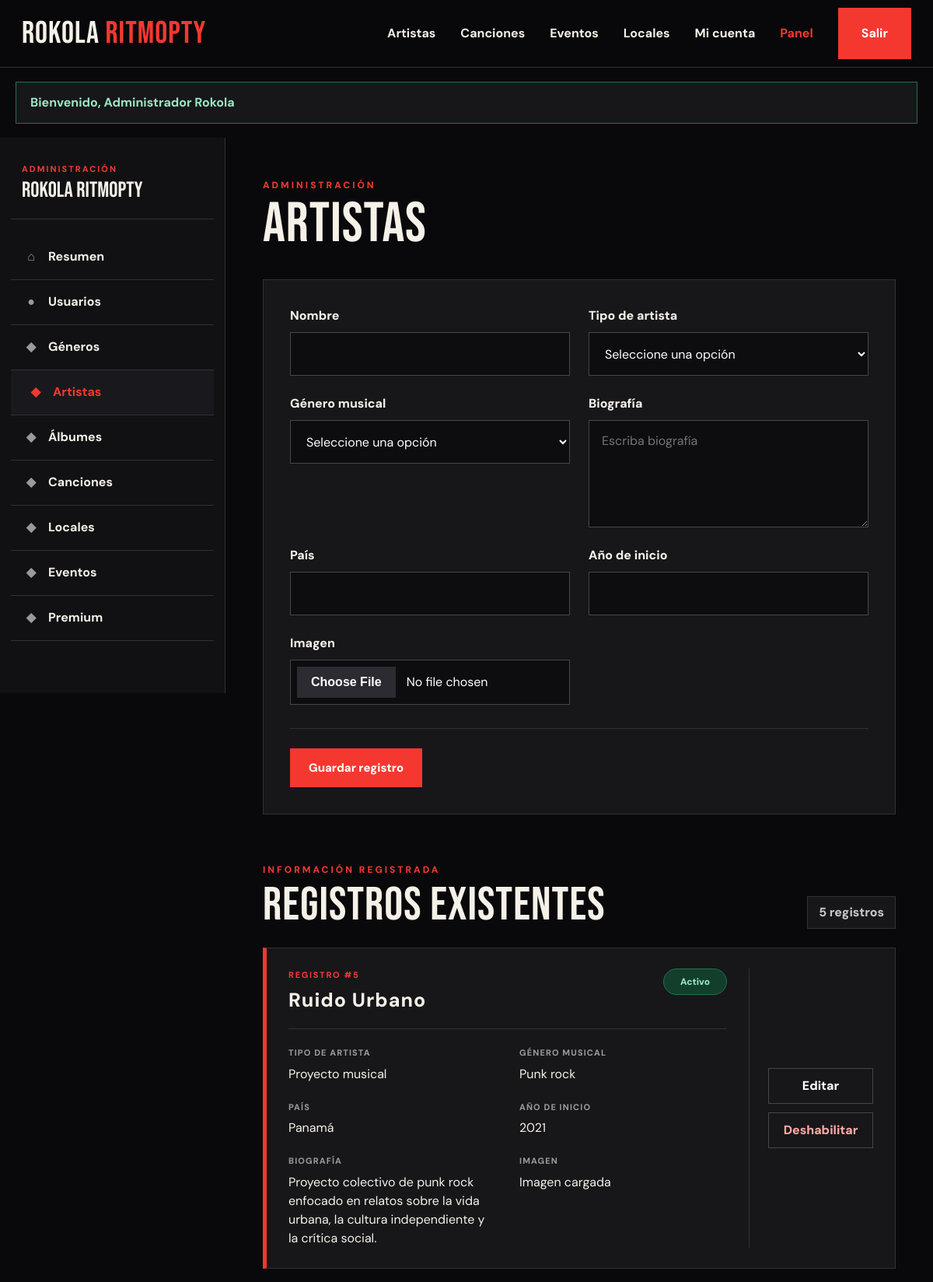
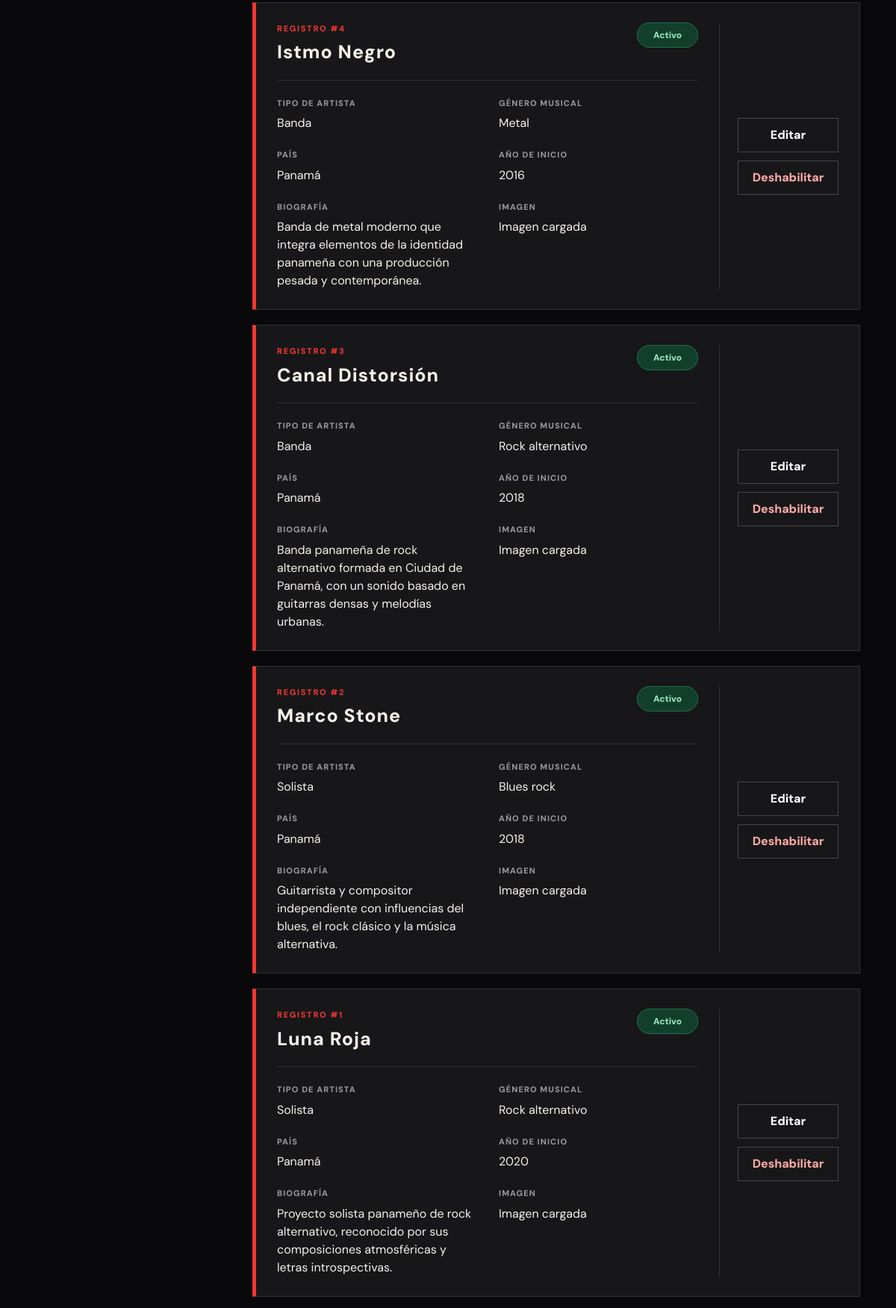
The page /RokolaRitmoPTY/public/admin/artistas (signed in, upper part) on the database its author committed (2 pictures, top to bottom).
### tables this page shows
CREATE TABLE artistas (
    id INT UNSIGNED AUTO_INCREMENT PRIMARY KEY,
    genero_id INT UNSIGNED NULL,
    nombre VARCHAR(150) NOT NULL,

    tipo ENUM(
        'Solista',
        'Banda',
        'Proyecto musical'
    ) NOT NULL DEFAULT 'Solista',

    biografia TEXT NULL,
    pais VARCHAR(100) NULL DEFAULT 'Panamá',
    anio_inicio SMALLINT UNSIGNED NULL,
    imagen_url VARCHAR(500) NULL,
    estado TINYINT(1) NOT NULL DEFAULT 1,
    creado_en TIMESTAMP NOT NULL DEFAULT CURRENT_TIMESTAMP,
    actualizado_en TIMESTAMP NOT NULL
        DEFAULT CURRENT_TIMESTAMP
        ON UPDATE CURRENT_TIMESTAMP,

    CONSTRAINT fk_artistas_genero
        FOREIGN KEY (genero_id)
        REFERENCES generos(id)
        ON UPDATE CASCADE
        ON DELETE SET NULL,

    INDEX idx_artistas_genero (genero_id),
    INDEX idx_artistas_tipo (tipo),
    INDEX idx_artistas_estado (estado),
    INDEX idx_artistas_nombre (nombre)
);

CREATE TABLE generos (
    id INT UNSIGNED AUTO_INCREMENT PRIMARY KEY,
    nombre VARCHAR(100) NOT NULL UNIQUE,
    descripcion TEXT NULL,
    estado TINYINT(1) NOT NULL DEFAULT 1,
    creado_en TIMESTAMP NOT NULL DEFAULT CURRENT_TIMESTAMP,
    actualizado_en TIMESTAMP NOT NULL
        DEFAULT CURRENT_TIMESTAMP
        ON UPDATE CURRENT_TIMESTAMP,

    INDEX idx_generos_estado (estado)
);

### app/Views/admin/module.php (the view, shortened to what the rows shown need)
<?php
$rows = $rows ?? [];
$options = $options ?? [];
$module = $module ?? '';
$definition = $definition ?? [
    'title' => 'Módulo',
    'fields' => [],
];
$escape = static function (mixed $value): string {
    return htmlspecialchars(
        (string)$value,
        ENT_QUOTES,
        'UTF-8'
    );
};
$labels = [
    'id' => 'ID',
    'nombre' => 'Nombre',
    'titulo' => 'Título',
    'tipo' => 'Tipo de artista',
    'genero_id' => 'Género musical',
    'biografia' => 'Biografía',
    'descripcion' => 'Descripción',
    'pais' => 'País',
    'nacionalidad' => 'Nacionalidad',
    'anio_inicio' => 'Año de inicio',
    'artista_id' => 'Artista',
    'album_id' => 'Álbum',
    'anio_lanzamiento' => 'Año de lanzamiento',
    'imagen_url' => 'Imagen',
    'portada_url' => 'Portada',
    'audio_url' => 'Archivo de audio',
    'duracion' => 'Duración',
    'local_id' => 'Local',
    'direccion' => 'Dirección',
    'provincia' => 'Provincia',
    'capacidad' => 'Capacidad',
    'telefono' => 'Teléfono',
    'correo' => 'Correo electrónico',
    'fecha' => 'Fecha',
    'hora' => 'Hora',
    'precio' => 'Precio',
    'duracion_dias' => 'Duración en días',
    'meses' => 'Duración en meses',
    'limite_reproducciones' => 'Límite de reproducciones',
    'estado' => 'Estado',
    'creado_en' => 'Fecha de creación',
    'actualizado_en' => 'Última actualización',
];
$getLabel = static function (string $field) use ($labels): string {
    if (isset($labels[$field])) {
        return $labels[$field];
    }
    return ucfirst(
        str_replace(
            '_',
            ' ',
            str_replace('_id', '', $field)
        )
    );
};
$getOptionName = static function (
    array $allOptions,
    string $field,
    mixed $value
): string {
    if ($value === null || $value === '') {
        return 'No asignado';
    }
    foreach ($allOptions[$field] ?? [] as $option) {
        if (
            isset($option['id'])
            && (string)$option['id'] === (string)$value
        ) {
            return (string)(
                $option['nombre']
                ?? $option['titulo']
                ?? $value
            );
        }
    }
    return '#' . (string)$value;
};
$formatValue = static function (
    string $column,
    mixed $value
) use ($options, $getOptionName): string {
    if ($value === null || $value === '') {
        return '—';
    }
    if (str_ends_with($column, '_id')) {
        return $getOptionName(
            $options,
            $column,
            $value
        );
    }
    if ($column === 'estado') {
        return (int)$value === 1
            ? 'Activo'
            : 'Inactivo';
    }
    if ($column === 'precio') {
        return 'B/. ' . number_format(
            (float)$value,
            2
        );
    }
    if ($column === 'fecha') {
        $timestamp = strtotime((string)$value);
        return $timestamp !== false
            ? date('d/m/Y', $timestamp)
            : (string)$value;
    }
    if ($column === 'hora') {
        $timestamp = strtotime((string)$value);
        return $timestamp !== false
            ? date('g:i a', $timestamp)
            : (string)$value;
    }
    if ($column === 'imagen_url') {
        return 'Imagen cargada';
    }
    if ($column === 'portada_url') {
        return 'Portada cargada';
    }
    if ($column === 'audio_url') {
        return 'Audio cargado';
    }
    if (
        in_array(
            $column,
            ['biografia', 'descripcion', 'direccion'],
            true
        )
    ) {
        return mb_strimwidth(
            (string)$value,
            0,
            130,
            '…'
        );
    }
    return mb_strimwidth(
        (string)$value,
        0,
        75,
        '…'
    );
};
$tableColumns = [
    'generos' => [
        'id',
        'nombre',
        'descripcion',
        'estado',
    ],
    'artistas' => [
        'id',
        'nombre',
        'tipo',
        'genero_id',
        'pais',
        'anio_inicio',
        'biografia',
        'imagen_url',
        'estado',
    ],
    'albumes' => [
        'id',
        'nombre',
        'artista_id',
        'anio_lanzamiento',
        'portada_url',
        'descripcion',
        'estado',
    ],
    'canciones' => [
        'id',
        'nombre',
        'artista_id',
        'album_id',
        'duracion',
        'audio_url',
        'imagen_url',
        'estado',
    ],
    'locales' => [
        'id',
        'nombre',
        'tipo',
        'direccion',
        'provincia',
        'capacidad',
        'telefono',
        'correo',
        'imagen_url',
        'estado',
    ],
    'eventos' => [
        'id',
        'nombre',
        'descripcion',
        'fecha',
        'hora',
        'local_id',
        'precio',
        'capacidad',
        'imagen_url',
        'estado',
    ],
    'planes' => [
        'id',
        'nombre',
        'precio',
        'duracion_dias',
        'descripcion',
        'estado',
    ],
];
$visibleColumns = $tableColumns[$module]
    ?? (
        $rows !== []
            ? array_keys($rows[0])
            : []
    );
?>
<div class="admin-layout">
    <section class="admin-content">
        <div class="admin-heading">
            <div>
                <h1>
                    <?= $escape($definition['title']) ?>
                </h1>
            </div>
        </div>
        <div class="admin-list-heading">
            <div>
                <h2>Registros existentes</h2>
            </div>
        </div>
        <div class="admin-records">
            <?php foreach ($rows as $row): ?>
                <?php
                $rowId = (int)($row['id'] ?? 0);
                $recordTitle = $row['nombre']
                    ?? $row['titulo']
                    ?? 'Registro';
                ?>
                <article class="admin-record-card">
                    <div class="record-main">
                        <div class="record-title-row">
                            <div>
                                <span class="record-id">
                                    Registro #<?= $rowId ?>
                                </span>
                                <h3>
                                    <?= $escape($recordTitle) ?>
                                </h3>
                            </div>
                            <?php if (array_key_exists('estado', $row)): ?>
                                <span
                                    class="status-badge <?= (int)$row['estado'] === 1
                                        ? 'status-active'
                                        : 'status-inactive' ?>"
                                >
                                    <?= (int)$row['estado'] === 1
                                        ? 'Activo'
                                        : 'Inactivo' ?>
                                </span>
                            <?php endif; ?>
                        </div>
                        <div class="record-details">
                            <?php foreach ($visibleColumns as $column): ?>
                                <?php
                                if (
                                    in_array(
                                        $column,
                                        [
                                            'id',
                                            'nombre',
                                            'titulo',
                                            'estado',
                                        ],
                                        true
                                    )
                                ) {
                                    continue;
                                }
                                $rawValue = $row[$column];
                                $displayValue = $formatValue(
                                    $column,
                                    $rawValue
                                );
                                ?>
                                <div class="record-detail">
                                    <span class="record-label">
                                        <?= $escape(
                                            $getLabel($column)
                                        ) ?>
                                    </span>
                                    <span
                                        class="record-value"
                                        title="<?= $escape($rawValue) ?>"
                                    >
                                        <?= $escape($displayValue) ?>
                                    </span>
                                </div>
                            <?php endforeach; ?>
                        </div>
                    </div>
                    <div class="record-actions">
                        <a
                            class="action-button"
                            href="?edit=<?= $rowId ?>"
                        >
                            Editar
                        </a>
                        <?php if (array_key_exists('estado', $row)): ?>
                            <form
                                method="post"
                                action="<?= $escape($config['base_url']) ?>/admin/<?= $escape($module) ?>/<?= $rowId ?>/estado"
                            >
                                <button
                                    class="action-button action-danger"
                                    type="submit"
                                >
                                    <?= (int)$row['estado'] === 1
                                        ? 'Deshabilitar'
                                        : 'Activar' ?>
                                </button>
                            </form>
                        <?php endif; ?>
                    </div>
                </article>
            <?php endforeach; ?>
        </div>
    </section>
</div>

### rows shown on the page
artistas: id "5", nombre "Ruido Urbano", estado "Activo", column "TIPO DE ARTISTA", tipo "Proyecto musical", column "GÉNERO MUSICAL", genero.nombre "Punk rock", column "PAÍS", pais "Panamá", column "AÑO DE INICIO", anio_inicio "2021", column "BIOGRAFÍA", biografia "Proyecto colectivo de punk rock enfocado en relatos sobre la vida urbana, la cultura independiente y la crítica social.", column "IMAGEN", imagen_url "Imagen cargada"
artistas: id "4", nombre "Istmo Negro", estado "Activo", column "TIPO DE ARTISTA", tipo "Banda", column "GÉNERO MUSICAL", genero.nombre "Metal", column "PAÍS", pais "Panamá", column "AÑO DE INICIO", anio_inicio "2016", column "BIOGRAFÍA", biografia "Banda de metal moderno que integra elementos de la identidad panameña con una producción pesada y contemporánea.", column "IMAGEN", imagen_url "Imagen cargada"
artistas: id "3", nombre "Canal Distorsión", estado "Activo", column "TIPO DE ARTISTA", tipo "Banda", column "GÉNERO MUSICAL", genero.nombre "Rock alternativo", column "PAÍS", pais "Panamá", column "AÑO DE INICIO", anio_inicio "2018", column "BIOGRAFÍA", biografia "Banda panameña de rock alternativo formada en Ciudad de Panamá, con un sonido basado en guitarras densas y melodías urbanas.", column "IMAGEN", imagen_url "Imagen cargada"
artistas: id "2", nombre "Marco Stone", estado "Activo", column "TIPO DE ARTISTA", tipo "Solista", column "GÉNERO MUSICAL", genero.nombre "Blues rock", column "PAÍS", pais "Panamá", column "AÑO DE INICIO", anio_inicio "2018", column "BIOGRAFÍA", biografia "Guitarrista y compositor independiente con influencias del blues, el rock clásico y la música alternativa.", column "IMAGEN", imagen_url "Imagen cargada"
artistas: id "1", nombre "Luna Roja", estado "Activo", column "TIPO DE ARTISTA", tipo "Solista", column "GÉNERO MUSICAL", genero.nombre "Rock alternativo", column "PAÍS", pais "Panamá", column "AÑO DE INICIO", anio_inicio "2020", column "BIOGRAFÍA", biografia "Proyecto solista panameño de rock alternativo, reconocido por sus composiciones atmosféricas y letras introspectivas.", column "IMAGEN", imagen_url "Imagen cargada"

### other values the page prints
$flashMessage "Bienvenido, Administrador Rokola"
$label "Géneros"
$label "Artistas"
$label "Álbumes"
$label "Canciones"
$label "Locales"
$label "Eventos"
$label "Premium"
$escape($definition['title']) "Artistas"
$escape($label) "Nombre"
$escape($label) "Tipo de artista"
$escape($label) "Género musical"
$escape($label) "Biografía"
$escape($label) "País"
$escape($label) "Año de inicio"
